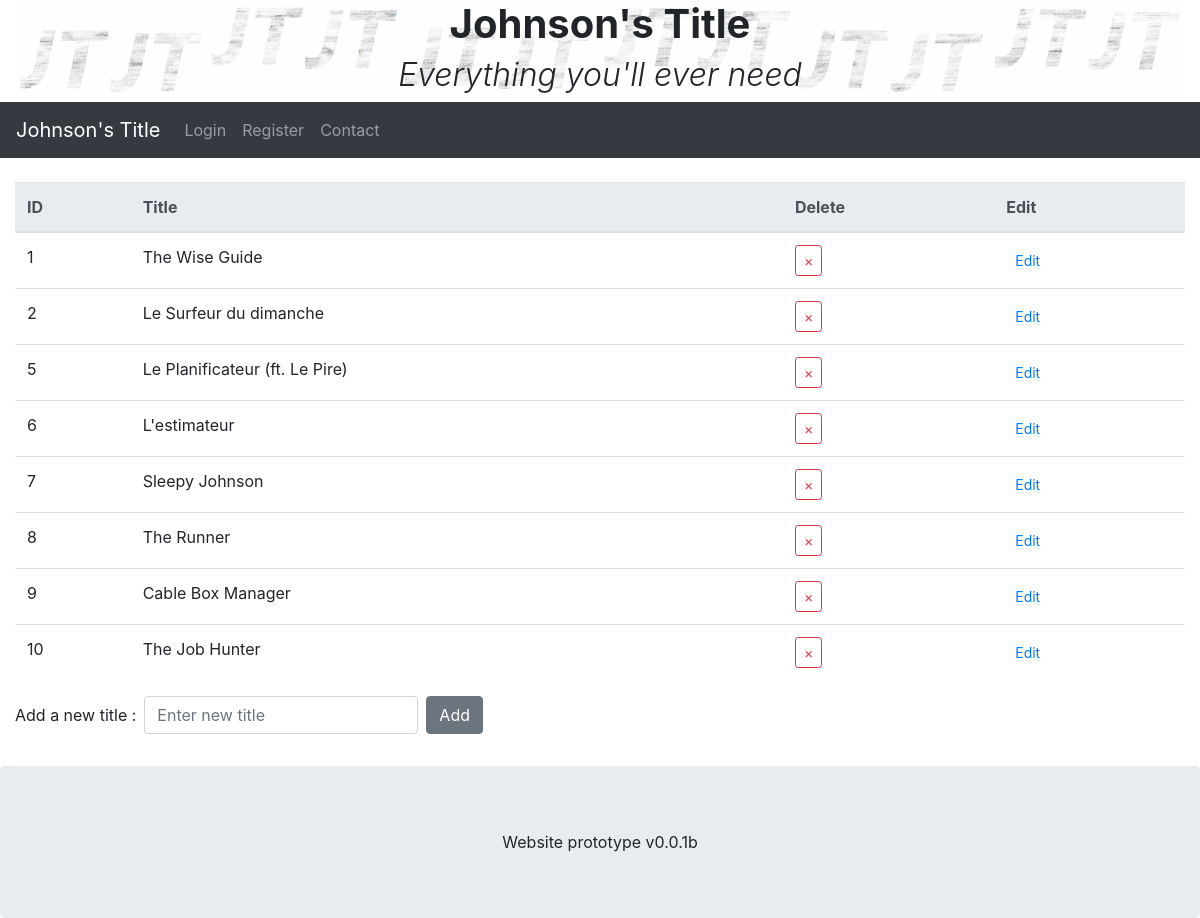
/index.php?action=title, run on the app's committed database.
### tables this page shows
CREATE TABLE `titles` (
  `id` int(11) NOT NULL,
  `title` varchar(255) NOT NULL
);

### controller/frontend.php (called while the page is built, shortened)
<?php
function title()
{
	require('./controller/title.php');
}

### index.php (called while the page is built)
<?php
require('./controller/frontend.php');
if (isset($_GET['action'])) {
    if ($_GET['action'] == 'main') {
        main();
    } elseif ($_GET['action'] == 'register') {
        register();
    } elseif ($_GET['action'] == 'login') {
        login();
    } elseif ($_GET['action'] == 'logout') {
        logout();
    } elseif ($_GET['action'] == 'myProfile') {
        myProfile();
    } elseif ($_GET['action'] == 'clothing') {
        clothing();
    } elseif ($_GET['action'] == 'title') {
        title();
    } elseif ($_GET['action'] == 'myCart') {
        myCart();
    } else {
        main();
    }
} else {
    main();
}

### model/ShopManager.php (called while the page is built, shortened)
<?php
class ShopManager
{
	public function getTitles()
	{
		$db = $this->dbConnect();
		$req = $db->query("SELECT id,title FROM titles");
		return $req;
	}
	private function dbConnect()
	{
		try {
			$db = new PDO('mysql:host=localhost;dbname=jt_title;charset=utf8', 'root', 'root', array(PDO::ATTR_ERRMODE => PDO::ERRMODE_EXCEPTION));
			return $db;
		} catch (Exception $e) {
			die('Erreur : ' . $e->getMessage());
		}
	}
}

### controller/title.php (the view, shortened to what this page needs)
<?php
require_once("./model/ShopManager.php");
$shopManager = new ShopManager();
$req = $shopManager->getTitles();
?>
<table class="table">
    <thead class="thead-light">
        <tr>
            <th>ID</th>
            <th>Title</th>
            <th>Delete</th>
            <th>Edit</th>
        </tr>
    </thead>
    <tbody>
        <?php
		while ($data = $req->fetch()) {
			echo "<tr>
	<td>{$data["id"]}</td>
	<td id=\"title{$data["id"]}\">{$data["title"]}</td>
	<td align=\"left\">
		<button value=\"{$data["id"]}\" type=\"button\" class=\"btn btn-outline-danger btn-sm deleteTitle\">
			&times;
		</button>
	</td>
	<td align=\"left\">
		<button id=\"btnEdit{$data["id"]}\"
		value=\"{$data["id"]}\"
		type=\"button\"
		class=\"btn btn-link btn-sm editTitle\">
			Edit
		</button>
		<div id=\"btn2{$data["id"]}\" class=\"btn-group btn-group-sm\" style=\"display: none;\">
  			<button id=\"btnConfirm{$data["id"]}\" value=\"{$data["id"]}\" type=\"button\" class=\"btn btn-link btn-sm confirmTitle\">Confirm</button>
  			<button id=\"btnCancel{$data["id"]}\" value=\"{$data["id"]}\" type=\"button\" class=\"btn btn-link btn-sm cancelTitle\">Cancel</button>
		</div>
	</td>
	</tr>";
		}
		?>
    </tbody>
</table>

### data on the page
titles: id "1", title "The Wise Guide"
titles: id "2", title "Le Surfeur du dimanche"
titles: id "5", title "Le Planificateur (ft. Le Pire)"
titles: id "6", title "L'estimateur"
titles: id "7", title "Sleepy Johnson"
titles: id "8", title "The Runner"
titles: id "9", title "Cable Box Manager"
titles: id "10", title "The Job Hunter"
